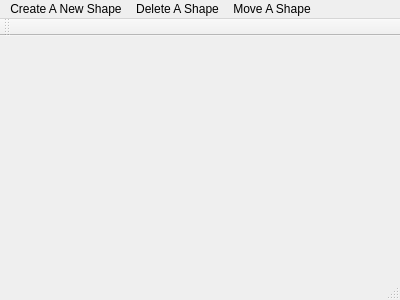
<?xml version="1.0" encoding="UTF-8"?>
<ui version="4.0">
 <class>MainWindow</class>
 <widget class="QMainWindow" name="MainWindow">
  <property name="geometry">
   <rect>
    <x>0</x>
    <y>0</y>
    <width>400</width>
    <height>300</height>
   </rect>
  </property>
  <property name="windowTitle">
   <string>MainWindow</string>
  </property>
  <widget class="QWidget" name="centralWidget"/>
  <widget class="QMenuBar" name="menuBar">
   <property name="geometry">
    <rect>
     <x>0</x>
     <y>0</y>
     <width>400</width>
     <height>17</height>
    </rect>
   </property>
   <widget class="QMenu" name="menuCreate_A_New_Shape">
    <property name="title">
     <string>Create A New Shape</string>
    </property>
    <addaction name="actionNew_Shape"/>
   </widget>
   <widget class="QMenu" name="menuDelete_A_Shape">
    <property name="title">
     <string>Delete A Shape</string>
    </property>
    <addaction name="actionDelete_Shape"/>
   </widget>
   <widget class="QMenu" name="menuMove_A_Shape">
    <property name="title">
     <string>Move A Shape</string>
    </property>
    <addaction name="actionMove_Shape"/>
   </widget>
   <addaction name="menuCreate_A_New_Shape"/>
   <addaction name="menuDelete_A_Shape"/>
   <addaction name="menuMove_A_Shape"/>
  </widget>
  <widget class="QToolBar" name="mainToolBar">
   <attribute name="toolBarArea">
    <enum>TopToolBarArea</enum>
   </attribute>
   <attribute name="toolBarBreak">
    <bool>false</bool>
   </attribute>
  </widget>
  <widget class="QStatusBar" name="statusBar"/>
  <action name="actionNew_Shape">
   <property name="text">
    <string>New Shape</string>
   </property>
  </action>
  <action name="actionDelete_Shape">
   <property name="text">
    <string>Delete Shape</string>
   </property>
  </action>
  <action name="actionMove_Shape">
   <property name="text">
    <string>Move Shape</string>
   </property>
  </action>
 </widget>
 <layoutdefault spacing="6" margin="11"/>
 <resources/>
 <connections/>
</ui>
